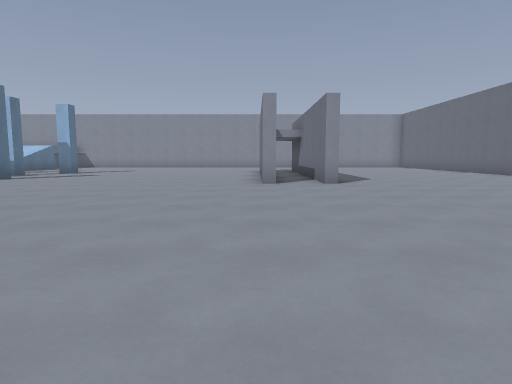
View 1 (above)

22 first-person views from a walk through a Godot game level. The camera is 1.2 m above the floor, tilts 6° down and sees 75° across. The floor is counted in squares, 2 m on a side. Each view is taken from the middle of a square. On the plan, view 1 faces up. The plan holds only what a view shows up to about 10 squares ahead; the rest is blank.

View 2
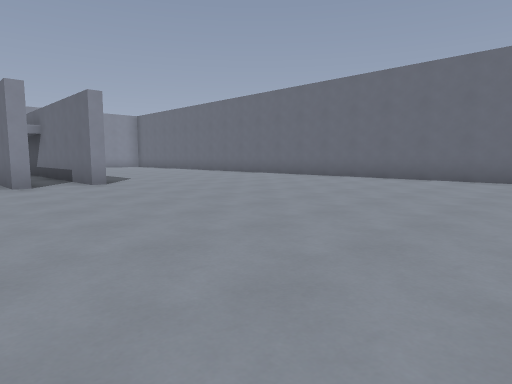

View 3
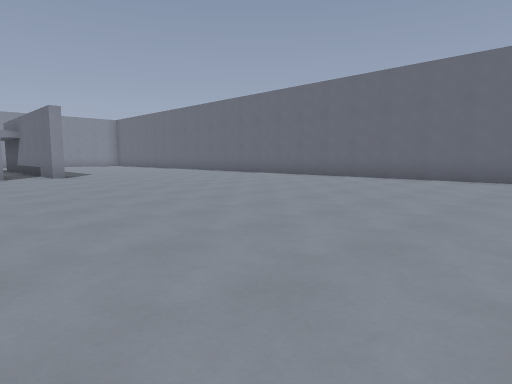

View 4
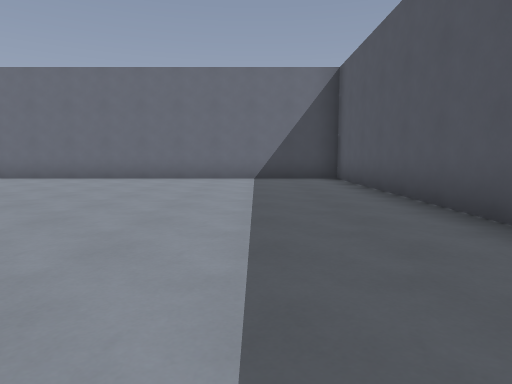

View 5
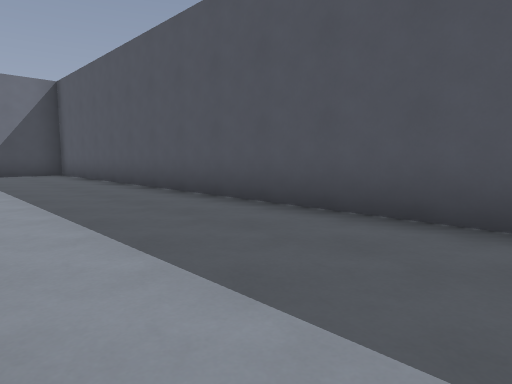

View 6
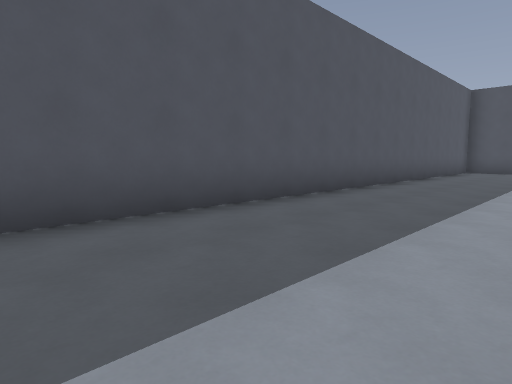

View 7
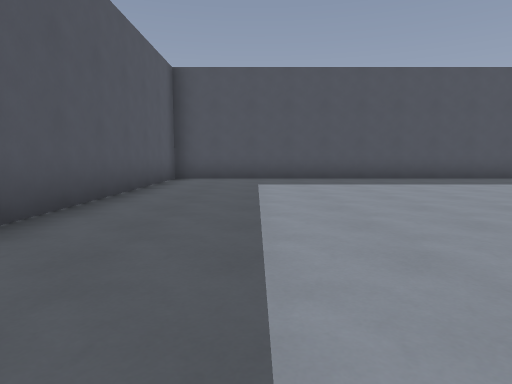

View 8
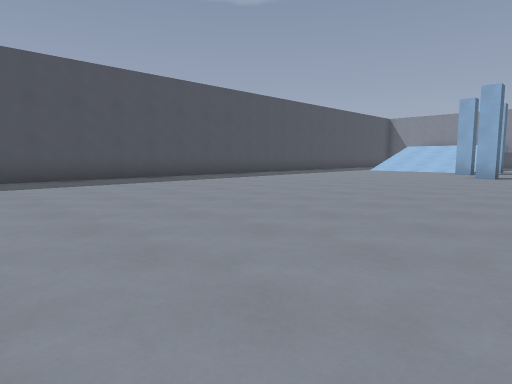

View 9
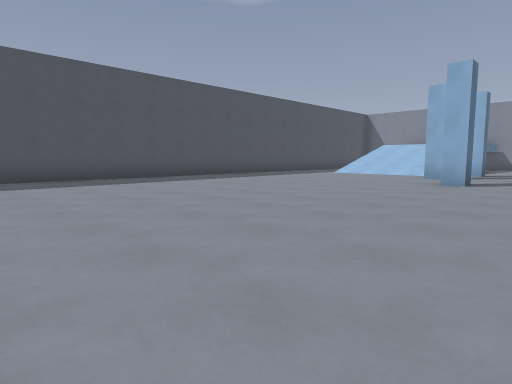

View 10
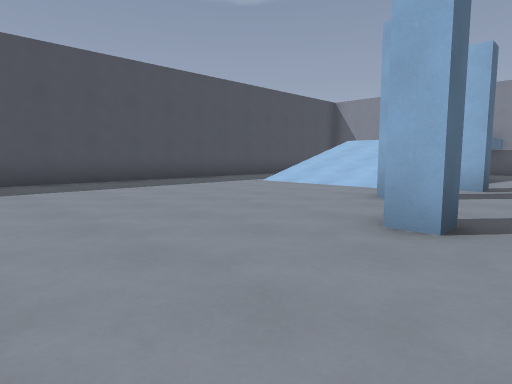

View 11
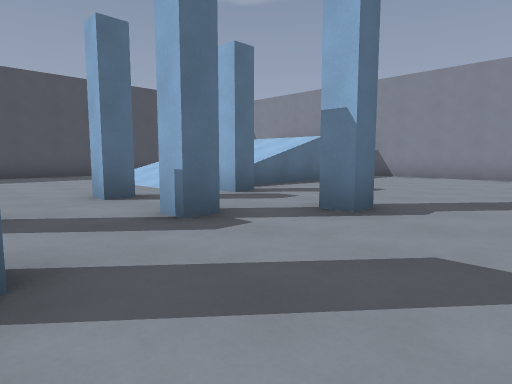

View 12
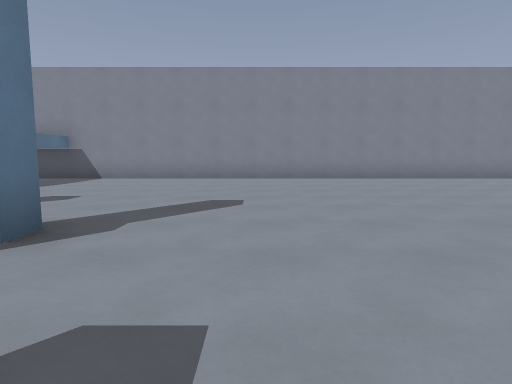

View 13
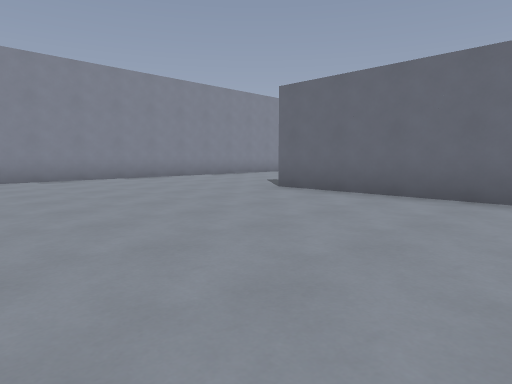

View 14
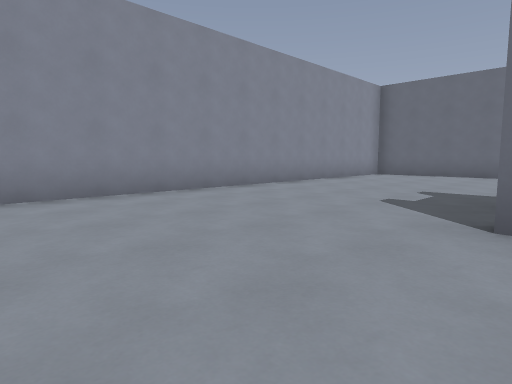

View 15
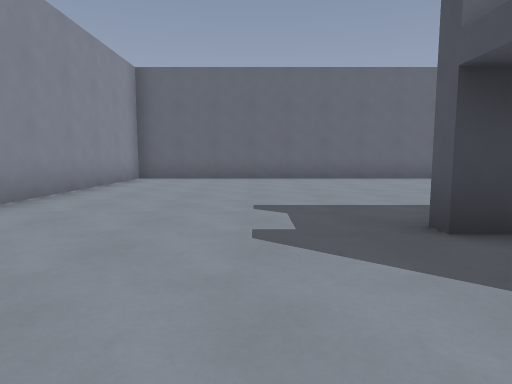

View 16
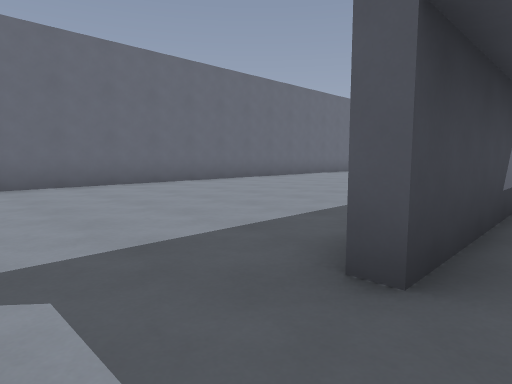

View 17
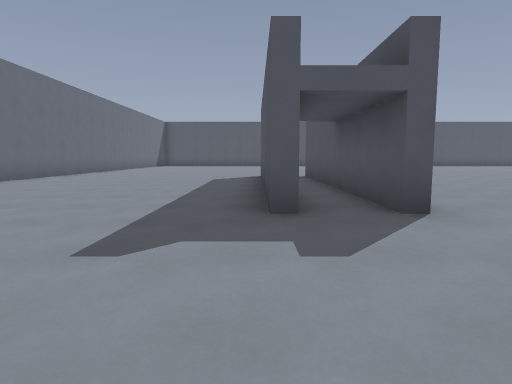

View 18
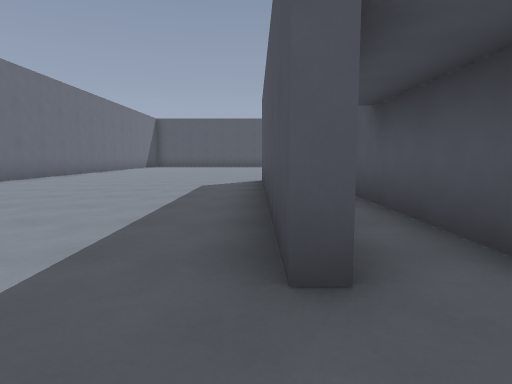

View 19
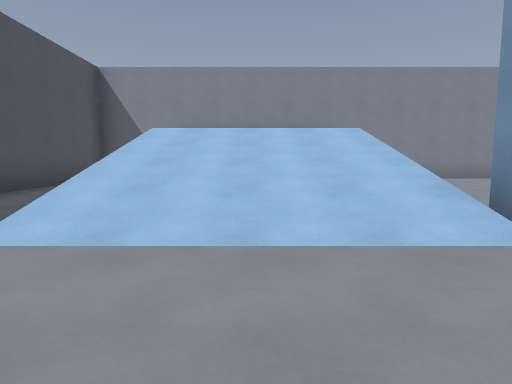

View 20
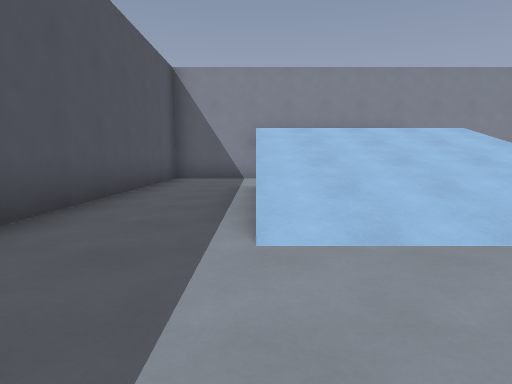

View 21
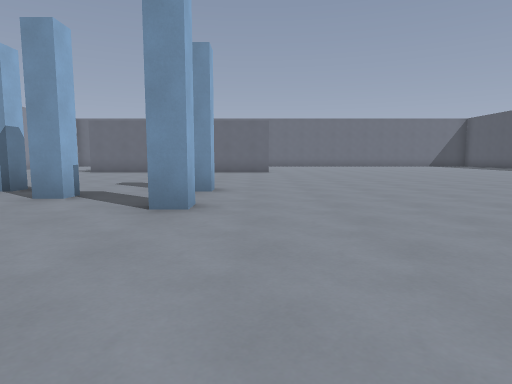

View 22
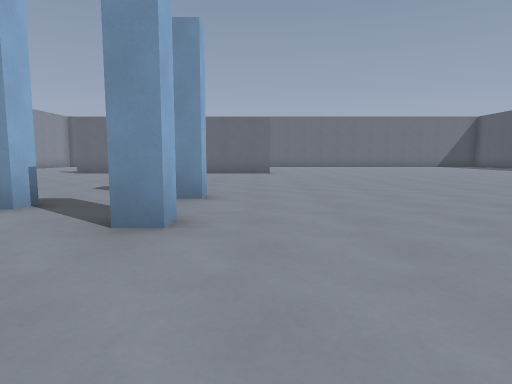

### Floor plan
Key: @ floor where view 1 was taken; # wall or solid block; . main floor; : floor 2.25 m higher than the main floor; / step, stairs or slope; = window, fence, low wall or low ledge; P pillar.
Columns run from 17 left of view 1 to 9 right of it. Each row starts with its distance up from view 1.
 20 ####   ####################
 19 #..#####..................#
 18 #..:   ...................#
 17 #..:   ...................#
 16 #../////..................#
 15 #../////..................#
 14 #..////=.........#.#......#
 13 #..////P..P......#.#......#
 12 #................#.#......#
 11 #......P.P.......#.#......#
 10 #................#.#......#
  9 #.......P.P......#.#......#
  8 #................#.#......#
  7 #.........................#
  6 #.........................#
  5 #.........................#
  4 #.........................#
  3 #.........................#
  2 #.......... ..............#
  1 #..........  .............#
  0 #..........     .@........#
 -1 #..........     ..........#
 -2 #.........................#
 -3 #.........................#
 -4 #.........................#
 -5 #.........................#
 -6 ###########################

Positions as (right, up) in squares from view 1, and headings:
1: (0, 0), facing up
2: (-1, 0), facing up-right
3: (-1, -3), facing up-right
4: (-1, -3), facing right
5: (-4, -2), facing down-right
6: (-2, -2), facing down-left
7: (-7, -3), facing left
8: (-7, -2), facing up-left
9: (-7, 1), facing up-left
10: (-8, 6), facing up-left
11: (-5, 9), facing up-left
12: (-5, 10), facing up
13: (-5, 10), facing up-right
14: (-3, 14), facing up-right
15: (-1, 16), facing right
16: (1, 16), facing down-right
17: (2, 18), facing down
18: (2, 16), facing down
19: (-12, 10), facing up
20: (-14, 10), facing up
21: (-13, 8), facing right
22: (-12, 8), facing right
